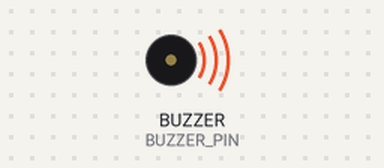
Bench run of a sketch on a simulated Seeed Wio Terminal. Parts: buzzer (waves = sounding).

Above: at 0.2 s.
At 5.1 s:
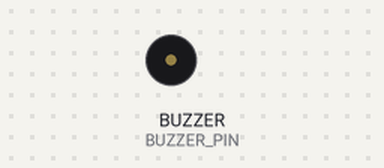
Timing chart, 0 to 5.6 s (numbered marks = the images above):
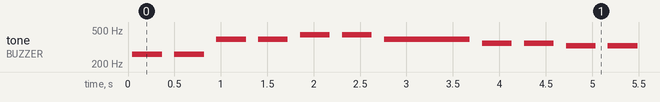

The sketch:

Buzzer_First_Melody.ino
```cpp
#define BUZZER_PIN WIO_BUZZER //Define buzzer pin

int length = 15; //number of notes
char notes[] = "ccggaagffeeddc "; //notes to play
int beats[] = { 1, 1, 1, 1, 1, 1, 3, 1, 1, 1, 1, 1, 1, 2, 4 }; //time delays when notes are played
int tempo = 300; //tempo of the melody

void setup() {
    pinMode(BUZZER_PIN, OUTPUT); //set buzzer pin as output
}

void loop() {
    for(int i = 0; i < length; i++) {
        if(notes[i] == ' ') {
            delay(beats[i] * tempo); //beats with no notes
        } else {
            playNote(notes[i], beats[i] * tempo); //play the melody
        }
        delay(tempo / 2); //delay between notes
    }

}

//Play buzzer tone
void playTone(int tone, int duration) {
    for (long i = 0; i < duration * 1000L; i += tone * 2) {
        digitalWrite(BUZZER_PIN, HIGH); //set buzzer pin to HIGH
        delayMicroseconds(tone); //first half of the time period
        digitalWrite(BUZZER_PIN, LOW); //set buzzer pin to HIGH
        delayMicroseconds(tone); //second half of the time period
    }
}

//Play the notes
void playNote(char note, int duration) {
    char names[] = { 'c', 'd', 'e', 'f', 'g', 'a', 'b', 'C' }; //note names
    int tones[] = { 1915, 1700, 1519, 1432, 1275, 1136, 1014, 956 }; //note frequencies

    //play the tone corresponding to the note name
    for (int i = 0; i < 8; i++) {
        if (names[i] == note) {
            playTone(tones[i], duration);
        }
    }
}
```

Measured:
- by itself, tone on BUZZER (BUZZER_PIN): plays 261 Hz for 0.32 s, 261 Hz for 0.32 s, 391 Hz for 0.32 s, 391 Hz for 0.32 s, 439 Hz for 0.32 s, 439 Hz for 0.32 s … (213 notes in this stretch)
